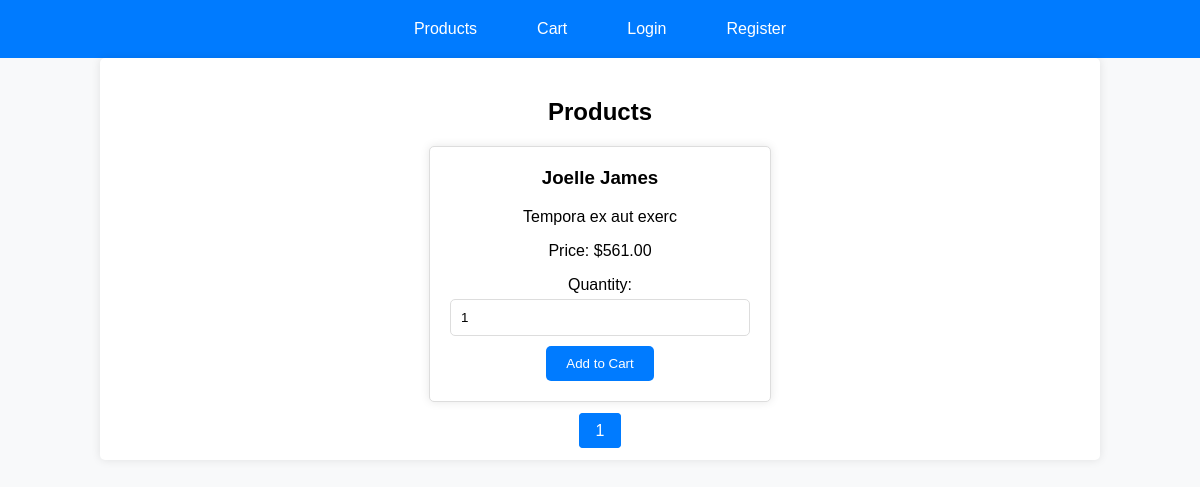
Before: / with the older database file.
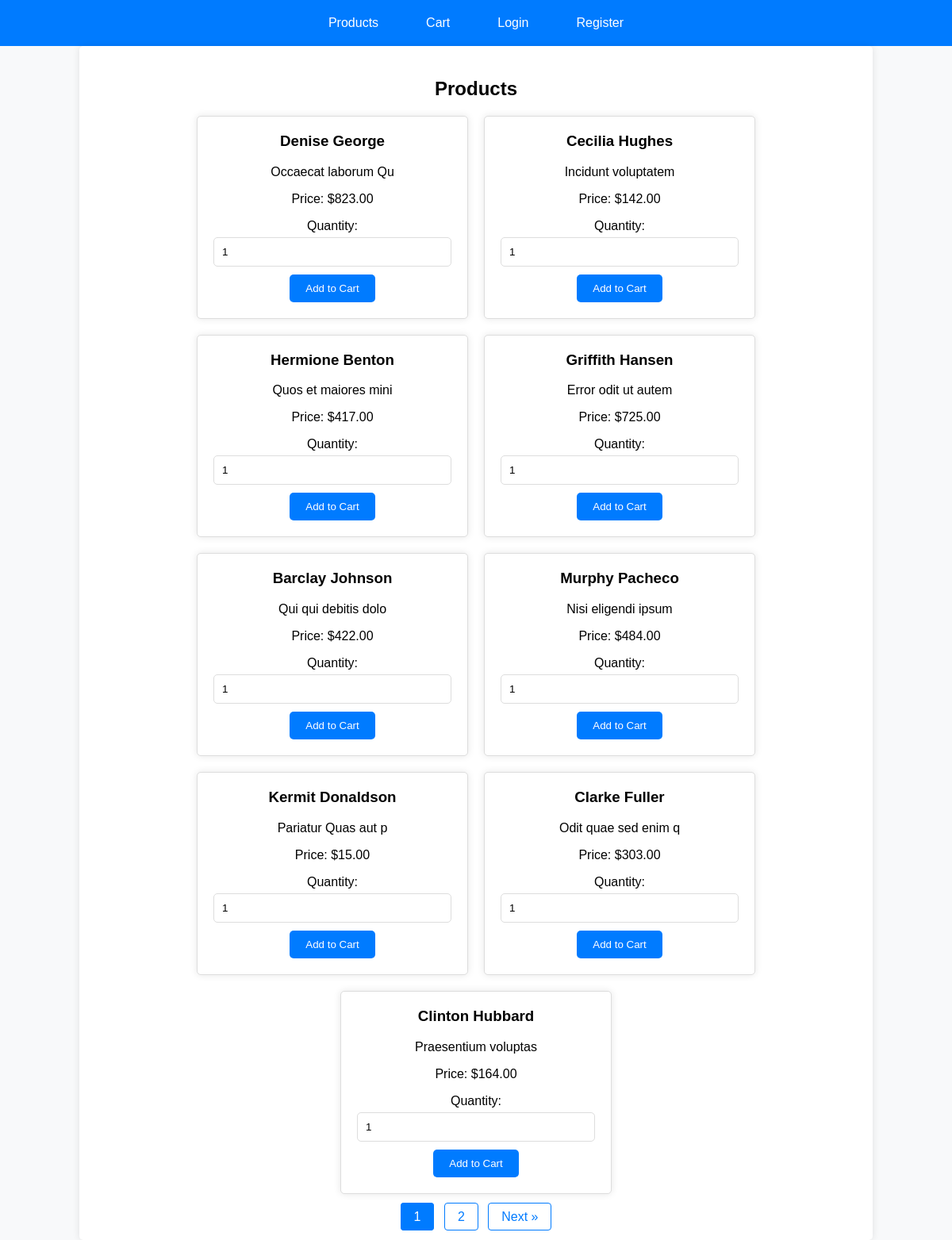
After: the same page with the newer database file.
### tables this page shows
CREATE TABLE `products` (
  `id` int(11) NOT NULL,
  `name` varchar(100) NOT NULL,
  `description` text DEFAULT NULL,
  `price` decimal(10,2) NOT NULL,
  `stock` int(11) NOT NULL,
  `created_at` timestamp NOT NULL DEFAULT current_timestamp(),
  `category_id` int(11) DEFAULT NULL,
  `subcategory_id` int(11) DEFAULT NULL
);

### index.php (the view, shortened to what this page needs)
<?php
include('admin/includes/db.php');
$products_per_page = 9;
$page = isset($_GET['page']) ? (int)$_GET['page'] : 1;
$offset = ($page - 1) * $products_per_page;
$total_products_stmt = $pdo->query("SELECT COUNT(*) FROM products WHERE stock > 0");
$total_products = $total_products_stmt->fetchColumn();
$total_pages = ceil($total_products / $products_per_page);
$stmt = $pdo->prepare("SELECT * FROM products WHERE stock > 0 LIMIT :offset, :products_per_page");
$stmt->bindValue(':offset', $offset, PDO::PARAM_INT);
$stmt->bindValue(':products_per_page', $products_per_page, PDO::PARAM_INT);
$stmt->execute();
$products = $stmt->fetchAll();
?>
<!DOCTYPE html>
<html>
<head>
    <link rel="stylesheet" type="text/css" href="css/style.css">
    <link rel="stylesheet" type="text/css" href="css/paginate.css">
</head>
<body>
    <?php include('includes/navbar.php');?>
    <div class="container">
        <h2>Products</h2>
        <div class="products">
            <?php foreach ($products as $product): ?>
                <div class="product">
                    <h3><?php echo htmlspecialchars($product['name']); ?></h3>
                    <p><?php echo htmlspecialchars($product['description']); ?></p>
                    <p>Price: $<?php echo htmlspecialchars($product['price']); ?></p>
                    <form method="POST" action="add_to_cart.php">
                        <label for="quantity">Quantity:</label>
                        <input type="number" id="quantity" name="quantity" value="1" min="1" max="<?php echo $product['stock']; ?>" required>
                        <button type="submit">Add to Cart</button>
                    </form>
                </div>
            <?php endforeach; ?>
        </div>
        <div class="pagination">
            <?php for ($i = 1; $i <= $total_pages; $i++): ?>
                <a href="?page=<?php echo $i; ?>" <?php if ($i == $page) echo 'class="active"'; ?>><?php echo $i; ?></a>
            <?php endfor; ?>
            <?php if ($page < $total_pages): ?>
                <a href="?page=<?php echo $page + 1; ?>">Next &raquo;</a>
            <?php endif; ?>
        </div>
    </div>
</body>
</html>

### includes/navbar.php (shortened to what this page needs)
<link rel="stylesheet" type="text/css" href="css/navbar.css">
<nav>
    <ul>
        <li><a href="index.php">Products</a></li>
        <li><a href="cart.php">Cart</a></li>
        <?php if (isset($_SESSION['customer_id'])): ?>
            <li><a href="logout.php">Logout</a></li>
            <li><a href="#">Welcome, <?php echo htmlspecialchars($_SESSION['customer_username']); ?></a></li>
        <?php else: ?>
            <li><a href="login.php">Login</a></li>
            <li><a href="register.php">Register</a></li>
        <?php endif; ?>
    </ul>
</nav>

### css/style.css (style rules this page uses)
body { font-family: Arial, sans-serif; background-color: #f8f9fa; margin: 0; padding: 0; }
.container { width: 80%; margin: 0 auto; padding: 20px; background-color: #fff; border-radius: 5px; box-shadow: 0 0 10px rgba(0, 0, 0, 0.1); }
h2 { text-align: center; margin-bottom: 20px; }
.products, .cart-items { display: flex; flex-wrap: wrap; gap: 20px; justify-content: center; }
.product, .cart-item { border: 1px solid #ddd; border-radius: 5px; padding: 20px; background-color: #fff; box-shadow: 0 0 10px rgba(0, 0, 0, 0.1); width: 300px; text-align: center; }
.product h3, .cart-item h3 { margin-top: 0; }
form { margin-top: 10px; }
label { display: block; margin-bottom: 5px; }
input[type="number"], input[type="text"], input[type="email"], input[type="password"] { width: calc(100% - 22px); padding: 10px; margin-bottom: 10px; border: 1px solid #ddd; border-radius: 5px; }
button { padding: 10px 20px; border: none; border-radius: 5px; background-color: #007bff; color: #fff; cursor: pointer; }

### css/paginate.css (style rules this page uses)
.pagination { margin-top: 20px; text-align: center; }
.pagination a { color: #007bff; padding: 8px 16px; text-decoration: none; border: 1px solid #007bff; border-radius: 4px; margin: 0 4px; }
.pagination a.active { background-color: #007bff; color: white; border: 1px solid #007bff; }

### css/navbar.css (style rules this page uses)
nav { background-color: #007bff; padding: 10px; }
nav ul { list-style-type: none; padding: 0; margin: 0; display: flex; justify-content: center; }
nav ul li { margin: 0 10px; }
nav ul li a { color: #fff; text-decoration: none; padding: 10px 20px; display: block; }

Changed rows visible on the page:
removed products: name "Joelle James", description "Tempora ex aut exerc", price "561.00"
added products: name "Denise George", description "Occaecat laborum Qu", price "823.00"
added products: name "Cecilia Hughes", description "Incidunt voluptatem", price "142.00"
added products: name "Hermione Benton", description "Quos et maiores mini", price "417.00"
added products: name "Griffith Hansen", description "Error odit ut autem", price "725.00"
added products: name "Barclay Johnson", description "Qui qui debitis dolo", price "422.00"
added products: name "Murphy Pacheco", description "Nisi eligendi ipsum", price "484.00"
added products: name "Kermit Donaldson", description "Pariatur Quas aut p", price "15.00"
added products: name "Clarke Fuller", description "Odit quae sed enim q", price "303.00"
added products: name "Clinton Hubbard", description "Praesentium voluptas", price "164.00"
Other visible differences:
new list line: "2"
text now shown: "Next »"
